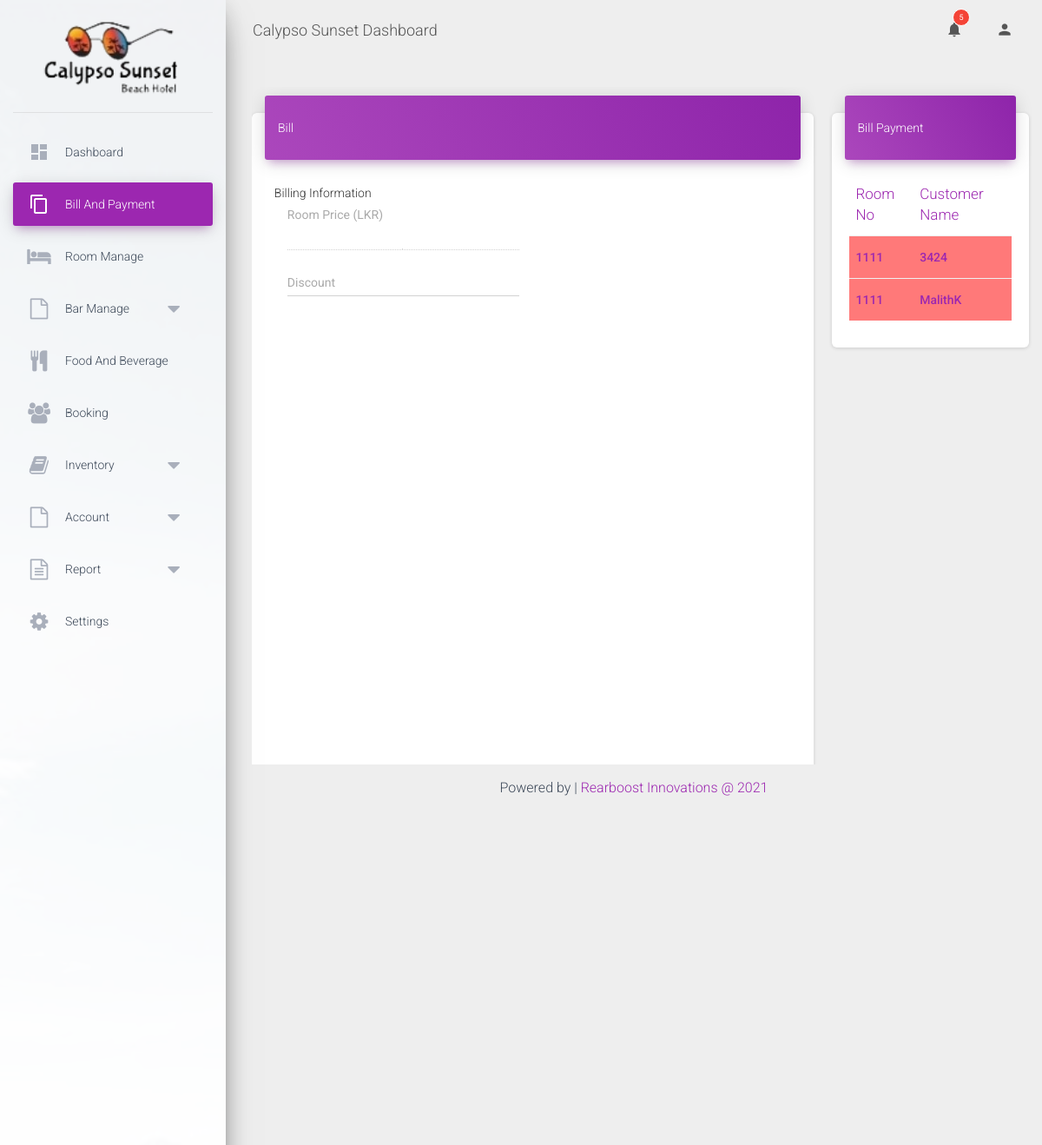
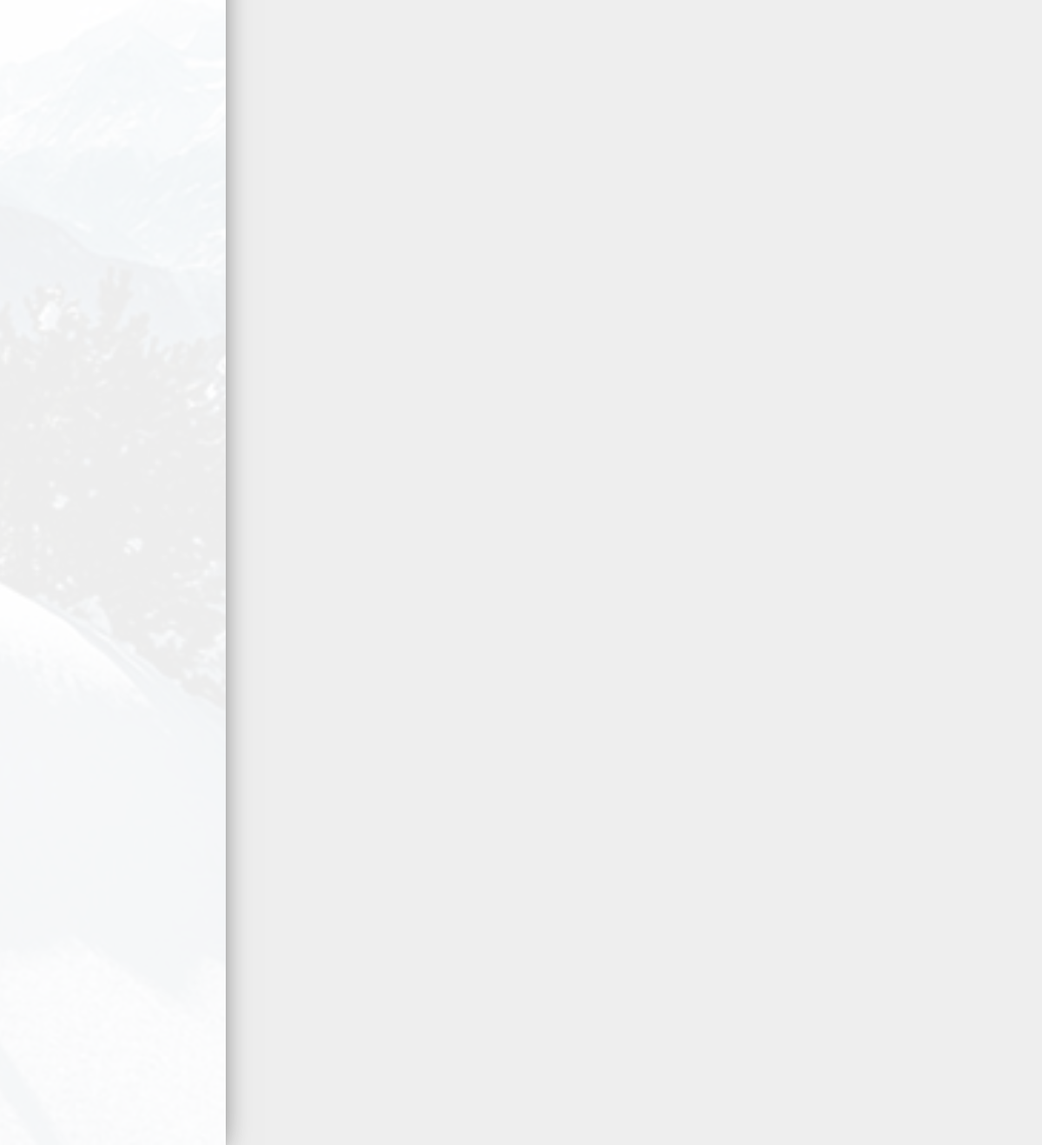
The page /content/bill_and_payment.php (signed in) on the database its author committed (2 pictures, top to bottom).
### tables this page shows
CREATE TABLE `roominfor` (
  `id` int(11) NOT NULL,
  `roomno` varchar(500) NOT NULL,
  `roomtype` varchar(1000) NOT NULL,
  `numbed` int(11) NOT NULL,
  `roomprice` decimal(10,2) NOT NULL,
  `roomstatus` varchar(200) NOT NULL,
  `createdate` varchar(500) NOT NULL,
  `lastupdate` varchar(500) DEFAULT NULL,
  `bookingtime` varchar(100) DEFAULT NULL
);

CREATE TABLE `bookinginfor` (
  `id` int(11) NOT NULL,
  `bookingno` varchar(500) NOT NULL,
  `cname` varchar(500) NOT NULL,
  `cnic` varchar(500) NOT NULL,
  `bookby` varchar(500) NOT NULL,
  `arrivaldate` varchar(100) NOT NULL,
  `departuredate` varchar(100) NOT NULL,
  `numofpeo` varchar(100) NOT NULL,
  `connum` varchar(100) NOT NULL,
  `address` varchar(500) NOT NULL,
  `alocatedroom` varchar(100) NOT NULL,
  `roomprice` decimal(10,2) NOT NULL,
  `discount` decimal(10,2) NOT NULL,
  `checkDiscount` varchar(20) NOT NULL,
  `billstatus` varchar(200) NOT NULL,
  `createdate` varchar(100) NOT NULL,
  `billstaledate` varchar(500) DEFAULT NULL,
  `ftootalprice` decimal(10,2) NOT NULL DEFAULT 0.00
);

### content/bill_and_payment.php (the view, shortened to what this page needs)
<!DOCTYPE html>
<html lang="en">
<?php
    require '../include/config.php';
?>
<head>
    <?php include('../include/head.php'); ?>
</head>
<body class="">
    <div class="wrapper">
        <div class="sidebar" data-color="purple" data-background-color="white" data-image="../assets/img/sidebar-1.jpg">
            <div class="logo">
                <a href="home.php" class="simple-text logo-normal">
                <img src="../images/logo.png" alt="" style="width: 80%;">
                </a>
            </div>
            <?php include('../include/sideMenu.php'); ?>
        </div>
        <div class="main-panel">
            <?php include('../include/navhead.php'); ?>
            <div class="content">
                <div class="container-fluid">
                 <div class="div1" style="float: left; width: 75%; height: 780px; overflow-y: auto;">
                   <div class="" style="padding-right: 2%;">
                       <div class="card">
                           <div class="card-header card-header-tabs card-header-primary">
                               <div class="nav-tabs-navigation">
                                   <div class="nav-tabs-wrapper">
                                       <span class="nav-tabs-title">Bill</span>
                                   </div>
                               </div>
                           </div>
                           <div class="" style="margin: 4%; height: 780px;">
                              <span>Billing Information</span>
                                 <div class="col-md-6" style="margin-top: 3%;">
                                     <div class="form-group">
                                         <label class="" style="top: -25%;">Room Price <span>(LKR)</span></label>
                                         <input type="text" class="form-control" id="roomprice" value="<?php if(isset($_GET['selectid'])){ echo $roomprice;} ?>" disabled>
                                     </div>
                                 </div>
                                 <div class="col-md-6" style="margin-bottom: 4%;">
                                     <div class="form-group">
                                         <label class="bmd-label-floating">Discount</label>
                                         <input type="number" class="form-control" id="discount" value="<?php if(isset($_GET['selectid'])){ echo $discount;} ?>">
                                     </div>
                                 </div>
                         </div>
                       </div>
                   </div>
                          <?php
                              $combillstatus ="1";
                              $query = "SELECT * FROM bookinginfor WHERE billstatus='$combillstatus'";
                              $result = mysqli_query($conn ,$query);
                           ?>
                                       <?php
                                       while($row = mysqli_fetch_array($result))
                                          {
                                            $query1 ="SELECT * FROM roominfor WHERE id='".$row["alocatedroom"]."'";
                                            $result1 =mysqli_query($conn,$query1);
                                            while($ro = mysqli_fetch_array($result1))
                                            {
                                               $val= $ro['roomno'];
                                            }
                                            ?>
                                           <?php
                                          }
                                        ?>
                 </div>
                            <?php
                                $query = "SELECT * FROM bookinginfor";
                                $result = mysqli_query($conn ,$query);
                             ?>
                                         <?php
                                         while($row = mysqli_fetch_array($result))
                                            {
                                              $query1 ="SELECT * FROM roominfor WHERE id='".$row["alocatedroom"]."'";
                                              $result1 =mysqli_query($conn,$query1);
                                              while($ro = mysqli_fetch_array($result1))
                                              {
                                                 $val= $ro['roomno'];
                                              }
                                              ?>
                                             <?php
                                            }
                                          ?>
                 </div>
                 <div class="div2" style="width: 25%; float: right;">
                       <div class="card">
                           <div class="card-header card-header-tabs card-header-primary">
                               <div class="nav-tabs-navigation">
                                   <div class="nav-tabs-wrapper">
                                       <span class="nav-tabs-title">Bill Payment</span>
                                   </div>
                               </div>
                           </div>
                           <div class="card-body">
                             <?php
                                 $staus ="0";
                                 $query = "SELECT * FROM bookinginfor WHERE billstatus='$staus'";
                                 $result = mysqli_query($conn ,$query);
                              ?>
                              <div class="table-responsive" id="room_table">
                                  <table class="table">
                                      <thead class=" text-primary">
                                          <th>
                                              Room No
                                          </th>
                                          <th>
                                              Customer Name
                                          </th>
                                      </thead>
                                      <tbody>
                                          <?php
                                          while($row = mysqli_fetch_array($result))
                                             {
                                               echo '<tr onclick="window.location=bill_and_payment.php?selectid='.$row["id"].'">'  ;
                                               $date1 =date("Y-m-d");
                                               $date1 =strtotime($date1);
                                               $date2 =strtotime($row["departuredate"]);
                                               $date =$date2-$date1;
                                               $date =$date/86400;
                                                 $query1 ="SELECT * FROM roominfor WHERE id='".$row["alocatedroom"]."'";
                                                 $result1 =mysqli_query($conn,$query1);
                                                 while($ro = mysqli_fetch_array($result1))
                                                 {
                                                    $val= $ro['roomno'];
                                                 }
                                                 ?>
                                                 <?php if ($date<0): ?>
                                                     <td style="font-weight: 500; background-color: #ff7979;"><a href="bill_and_payment.php?selectid=<?php echo $row["id"]; ?>"><?php echo $val ?></a></td>
                                                  <?php elseif($date=="0"): ?>
                                                     <td style="font-weight: 500; background-color: #5aca3e;"><a href="bill_and_payment.php?selectid=<?php echo $row["id"]; ?>"><?php echo $val ?></a></td>
                                                  <?php else: ?>
                                                     <td style="font-weight: 500; background-color: #7e7cf7;"><a href="bill_and_payment.php?selectid=<?php echo $row["id"]; ?>"><?php echo $val ?></a></td>
                                                  <?php endif ?>
                                                <?php
                                                 if($date<0){
                                                   echo '
                                                   <td style="font-weight: 500; background-color: #ff7979;"><a href="bill_and_payment.php?selectid='.$row["id"].'">'.$row["cname"].'</a></td>
                                                   ';
                                                 }
                                                 elseif ($date=="0") {
                                                   echo '
                                                   <td style="font-weight: 500; background-color: #5aca3e;"><a href="bill_and_payment.php?selectid='.$row["id"].'">'.$row["cname"].'</a></td>
                                                   ';
                                                 }
                                                 else {
                                                   echo '
                                                   <td style="font-weight: 500; background-color: #7e7cf7;"><a href="bill_and_payment.php?selectid='.$row["id"].'">'.$row["cname"].'</a></td>
                                                   ';
                                                 }
                                            echo '</tr>
                                                '  ;
                                             }
                                           ?>
                                      </tbody>
                                  </table>
                       </div>
                   </div>
                 </div>
            </div>
            <footer class="footer" style="display: inherit;">
                <div class="container-fluid" style="display: inline-grid;">
                    <?php include('../include/footerc.php'); ?>
                </div>
            </footer>
    </div>
</body>
</html>

### rows shown on the page
bookinginfor: cname "3424"
roominfor: roomno "1111"
bookinginfor: roominfor.roomno "1111", cname "MalithK"
